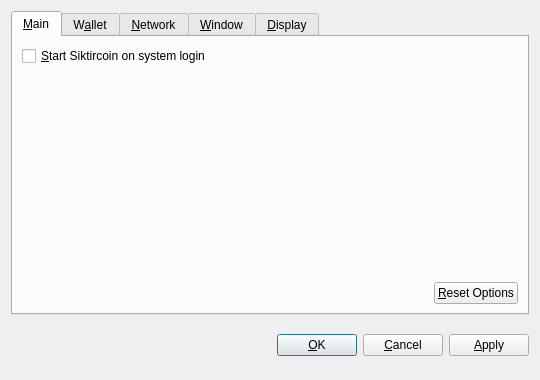
<?xml version="1.0" encoding="UTF-8"?>
<ui version="4.0">
 <class>OptionsDialog</class>
 <widget class="QDialog" name="OptionsDialog">
  <property name="geometry">
   <rect>
    <x>0</x>
    <y>0</y>
    <width>540</width>
    <height>380</height>
   </rect>
  </property>
  <property name="windowTitle">
   <string>Options</string>
  </property>
  <property name="modal">
   <bool>true</bool>
  </property>
  <layout class="QVBoxLayout" name="verticalLayout">
   <item>
    <widget class="QTabWidget" name="tabWidget">
     <property name="tabPosition">
      <enum>QTabWidget::North</enum>
     </property>
     <property name="currentIndex">
      <number>0</number>
     </property>
     <widget class="QWidget" name="tabMain">
      <attribute name="title">
       <string>&amp;Main</string>
      </attribute>
      <layout class="QVBoxLayout" name="verticalLayout_Main">
       <item>
        <widget class="QCheckBox" name="bitcoinAtStartup">
         <property name="toolTip">
          <string>Automatically start Siktircoin after logging in to the system.</string>
         </property>
         <property name="text">
          <string>&amp;Start Siktircoin on system login</string>
         </property>
        </widget>
       </item>
       <item>
        <spacer name="verticalSpacer_Main">
         <property name="orientation">
          <enum>Qt::Vertical</enum>
         </property>
         <property name="sizeHint" stdset="0">
          <size>
           <width>20</width>
           <height>40</height>
          </size>
         </property>
        </spacer>
       </item>
       <item>
        <layout class="QHBoxLayout" name="horizontalLayout_2_Main">
         <item>
          <spacer name="horizontalSpacer_2_Main">
           <property name="orientation">
            <enum>Qt::Horizontal</enum>
           </property>
           <property name="sizeHint" stdset="0">
            <size>
             <width>40</width>
             <height>20</height>
            </size>
           </property>
          </spacer>
         </item>
         <item>
          <widget class="QPushButton" name="resetButton">
           <property name="toolTip">
            <string>Reset all client options to default.</string>
           </property>
           <property name="text">
            <string>&amp;Reset Options</string>
           </property>
           <property name="autoDefault">
            <bool>false</bool>
           </property>
          </widget>
         </item>
        </layout>
       </item>
      </layout>
     </widget>
     <widget class="QWidget" name="tabWallet">
      <attribute name="title">
       <string>W&amp;allet</string>
      </attribute>
      <layout class="QVBoxLayout" name="verticalLayout_Network">
       <item>
        <widget class="QLabel" name="transactionFeeInfoLabel">
         <property name="text">
          <string>Optional transaction fee per kB that helps make sure your transactions are processed quickly. Most transactions are 1 kB.</string>
         </property>
         <property name="textFormat">
          <enum>Qt::PlainText</enum>
         </property>
         <property name="wordWrap">
          <bool>true</bool>
         </property>
        </widget>
       </item>
       <item>
        <layout class="QHBoxLayout" name="horizontalLayout_1_Main">
         <item>
          <widget class="QLabel" name="transactionFeeLabel">
           <property name="text">
            <string>Pay transaction &amp;fee</string>
           </property>
           <property name="textFormat">
            <enum>Qt::PlainText</enum>
           </property>
           <property name="buddy">
            <cstring>transactionFee</cstring>
           </property>
          </widget>
         </item>
         <item>
          <widget class="BitcoinAmountField" name="transactionFee"/>
         </item>
         <item>
          <spacer name="horizontalSpacer_1_Main">
           <property name="orientation">
            <enum>Qt::Horizontal</enum>
           </property>
           <property name="sizeHint" stdset="0">
            <size>
             <width>40</width>
             <height>20</height>
            </size>
           </property>
          </spacer>
         </item>
        </layout>
       </item>
       <item>
        <widget class="QLabel" name="label">
         <property name="text">
          <string>If you disable the spending of unconfirmed change, the change from a transaction cannot be used until that transaction has at least one confirmation. This also affects how your balance is computed.</string>
         </property>
         <property name="wordWrap">
          <bool>true</bool>
         </property>
        </widget>
       </item>
       <item>
        <widget class="QCheckBox" name="spendZeroConfChange">
         <property name="text">
          <string>Spend unconfirmed change  (experts only)</string>
         </property>
        </widget>
       </item>
       <item>
        <spacer name="verticalSpacer">
         <property name="orientation">
          <enum>Qt::Vertical</enum>
         </property>
         <property name="sizeHint" stdset="0">
          <size>
           <width>20</width>
           <height>40</height>
          </size>
         </property>
        </spacer>
       </item>
      </layout>
     </widget>
     <widget class="QWidget" name="tabNetwork">
      <attribute name="title">
       <string>&amp;Network</string>
      </attribute>
      <layout class="QVBoxLayout" name="verticalLayout_Network">
       <item>
        <widget class="QCheckBox" name="mapPortUpnp">
         <property name="toolTip">
          <string>Automatically open the Siktircoin client port on the router. This only works when your router supports UPnP and it is enabled.</string>
         </property>
         <property name="text">
          <string>Map port using &amp;UPnP</string>
         </property>
        </widget>
       </item>
       <item>
        <widget class="QCheckBox" name="connectSocks">
         <property name="toolTip">
          <string>Connect to the Siktircoin network through a SOCKS proxy (e.g. when connecting through Tor).</string>
         </property>
         <property name="text">
          <string>&amp;Connect through SOCKS proxy:</string>
         </property>
        </widget>
       </item>
       <item>
        <layout class="QHBoxLayout" name="horizontalLayout_Network">
         <item>
          <widget class="QLabel" name="proxyIpLabel">
           <property name="text">
            <string>Proxy &amp;IP:</string>
           </property>
           <property name="textFormat">
            <enum>Qt::PlainText</enum>
           </property>
           <property name="buddy">
            <cstring>proxyIp</cstring>
           </property>
          </widget>
         </item>
         <item>
          <widget class="QValidatedLineEdit" name="proxyIp">
           <property name="maximumSize">
            <size>
             <width>140</width>
             <height>16777215</height>
            </size>
           </property>
           <property name="toolTip">
            <string>IP address of the proxy (e.g. 127.0.0.1)</string>
           </property>
          </widget>
         </item>
         <item>
          <widget class="QLabel" name="proxyPortLabel">
           <property name="text">
            <string>&amp;Port:</string>
           </property>
           <property name="textFormat">
            <enum>Qt::PlainText</enum>
           </property>
           <property name="buddy">
            <cstring>proxyPort</cstring>
           </property>
          </widget>
         </item>
         <item>
          <widget class="QLineEdit" name="proxyPort">
           <property name="maximumSize">
            <size>
             <width>55</width>
             <height>16777215</height>
            </size>
           </property>
           <property name="toolTip">
            <string>Port of the proxy (e.g. 9050)</string>
           </property>
          </widget>
         </item>
         <item>
          <widget class="QLabel" name="socksVersionLabel">
           <property name="text">
            <string>SOCKS &amp;Version:</string>
           </property>
           <property name="textFormat">
            <enum>Qt::PlainText</enum>
           </property>
           <property name="buddy">
            <cstring>socksVersion</cstring>
           </property>
          </widget>
         </item>
         <item>
          <widget class="QValueComboBox" name="socksVersion">
           <property name="toolTip">
            <string>SOCKS version of the proxy (e.g. 5)</string>
           </property>
          </widget>
         </item>
         <item>
          <spacer name="horizontalSpacer_Network">
           <property name="orientation">
            <enum>Qt::Horizontal</enum>
           </property>
           <property name="sizeHint" stdset="0">
            <size>
             <width>40</width>
             <height>20</height>
            </size>
           </property>
          </spacer>
         </item>
        </layout>
       </item>
       <item>
        <spacer name="verticalSpacer_Network">
         <property name="orientation">
          <enum>Qt::Vertical</enum>
         </property>
         <property name="sizeHint" stdset="0">
          <size>
           <width>20</width>
           <height>40</height>
          </size>
         </property>
        </spacer>
       </item>
      </layout>
     </widget>
     <widget class="QWidget" name="tabWindow">
      <attribute name="title">
       <string>&amp;Window</string>
      </attribute>
      <layout class="QVBoxLayout" name="verticalLayout_Window">
       <item>
        <widget class="QCheckBox" name="minimizeToTray">
         <property name="toolTip">
          <string>Show only a tray icon after minimizing the window.</string>
         </property>
         <property name="text">
          <string>&amp;Minimize to the tray instead of the taskbar</string>
         </property>
        </widget>
       </item>
       <item>
        <widget class="QCheckBox" name="minimizeOnClose">
         <property name="toolTip">
          <string>Minimize instead of exit the application when the window is closed. When this option is enabled, the application will be closed only after selecting Quit in the menu.</string>
         </property>
         <property name="text">
          <string>M&amp;inimize on close</string>
         </property>
        </widget>
       </item>
       <item>
        <spacer name="verticalSpacer_Window">
         <property name="orientation">
          <enum>Qt::Vertical</enum>
         </property>
         <property name="sizeHint" stdset="0">
          <size>
           <width>20</width>
           <height>40</height>
          </size>
         </property>
        </spacer>
       </item>
      </layout>
     </widget>
     <widget class="QWidget" name="tabDisplay">
      <attribute name="title">
       <string>&amp;Display</string>
      </attribute>
      <layout class="QVBoxLayout" name="verticalLayout_Display">
       <item>
        <layout class="QHBoxLayout" name="horizontalLayout_1_Display">
         <item>
          <widget class="QLabel" name="langLabel">
           <property name="text">
            <string>User Interface &amp;language:</string>
           </property>
           <property name="textFormat">
            <enum>Qt::PlainText</enum>
           </property>
           <property name="buddy">
            <cstring>lang</cstring>
           </property>
          </widget>
         </item>
         <item>
          <widget class="QValueComboBox" name="lang">
           <property name="toolTip">
            <string>The user interface language can be set here. This setting will take effect after restarting Siktircoin.</string>
           </property>
          </widget>
         </item>
        </layout>
       </item>
       <item>
        <layout class="QHBoxLayout" name="horizontalLayout_2_Display">
         <item>
          <widget class="QLabel" name="unitLabel">
           <property name="text">
            <string>&amp;Unit to show amounts in:</string>
           </property>
           <property name="textFormat">
            <enum>Qt::PlainText</enum>
           </property>
           <property name="buddy">
            <cstring>unit</cstring>
           </property>
          </widget>
         </item>
         <item>
          <widget class="QValueComboBox" name="unit">
           <property name="toolTip">
            <string>Choose the default subdivision unit to show in the interface and when sending coins.</string>
           </property>
          </widget>
         </item>
        </layout>
       </item>
       <item>
        <widget class="QCheckBox" name="displayAddresses">
         <property name="toolTip">
          <string>Whether to show Siktircoin addresses in the transaction list or not.</string>
         </property>
         <property name="text">
          <string>&amp;Display addresses in transaction list</string>
         </property>
        </widget>
       </item>
       <item>
        <widget class="QCheckBox" name="coinControlFeatures">
         <property name="toolTip">
          <string>Whether to show coin control features or not.</string>
         </property>
         <property name="text">
          <string>Display coin &amp;control features (experts only!)</string>
         </property>
        </widget>
       </item>
       <item>
        <spacer name="verticalSpacer_Display">
         <property name="orientation">
          <enum>Qt::Vertical</enum>
         </property>
         <property name="sizeHint" stdset="0">
          <size>
           <width>20</width>
           <height>40</height>
          </size>
         </property>
        </spacer>
       </item>
      </layout>
     </widget>
    </widget>
   </item>
   <item>
    <layout class="QHBoxLayout" name="horizontalLayout_Buttons">
     <item>
      <spacer name="horizontalSpacer_1">
       <property name="orientation">
        <enum>Qt::Horizontal</enum>
       </property>
       <property name="sizeHint" stdset="0">
        <size>
         <width>40</width>
         <height>48</height>
        </size>
       </property>
      </spacer>
     </item>
     <item>
      <widget class="QLabel" name="statusLabel">
       <property name="font">
        <font>
         <weight>75</weight>
         <bold>true</bold>
        </font>
       </property>
       <property name="text">
        <string/>
       </property>
       <property name="textFormat">
        <enum>Qt::PlainText</enum>
       </property>
       <property name="wordWrap">
        <bool>true</bool>
       </property>
      </widget>
     </item>
     <item>
      <spacer name="horizontalSpacer_2">
       <property name="orientation">
        <enum>Qt::Horizontal</enum>
       </property>
       <property name="sizeHint" stdset="0">
        <size>
         <width>40</width>
         <height>48</height>
        </size>
       </property>
      </spacer>
     </item>
     <item>
      <widget class="QPushButton" name="okButton">
       <property name="text">
        <string>&amp;OK</string>
       </property>
      </widget>
     </item>
     <item>
      <widget class="QPushButton" name="cancelButton">
       <property name="text">
        <string>&amp;Cancel</string>
       </property>
       <property name="autoDefault">
        <bool>false</bool>
       </property>
      </widget>
     </item>
     <item>
      <widget class="QPushButton" name="applyButton">
       <property name="text">
        <string>&amp;Apply</string>
       </property>
       <property name="autoDefault">
        <bool>false</bool>
       </property>
      </widget>
     </item>
    </layout>
   </item>
  </layout>
 </widget>
 <customwidgets>
  <customwidget>
   <class>BitcoinAmountField</class>
   <extends>QSpinBox</extends>
   <header>bitcoinamountfield.h</header>
  </customwidget>
  <customwidget>
   <class>QValueComboBox</class>
   <extends>QComboBox</extends>
   <header>qvaluecombobox.h</header>
  </customwidget>
  <customwidget>
   <class>QValidatedLineEdit</class>
   <extends>QLineEdit</extends>
   <header>qvalidatedlineedit.h</header>
  </customwidget>
 </customwidgets>
 <resources/>
 <connections/>
</ui>
